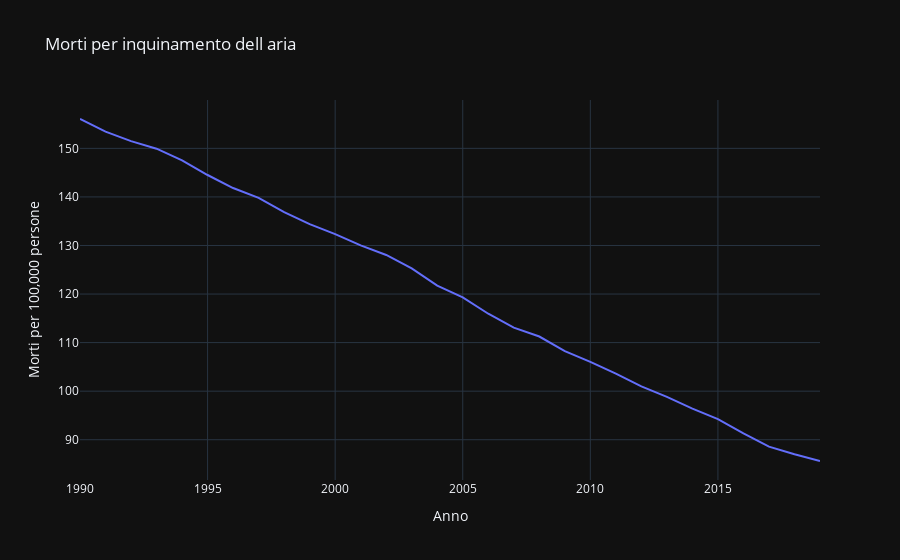

The notebook cell this image was saved under:
### Markdown cell above
Quarto Grafico: Morti per l’inquinamento 

In quest’ultimo grafico possiamo vedere come nonostante sia le temperature sia le emissioni stiano aumentando, il numero di morti per inquinamento nel mondo sta diminuendo. 

Secondo l’organizzazione Clean Air Fund, che si occupa dello studio della qualità dell’aria e della divulgazione di un movimento per la pulizia dell’aria, sembra sia dovuto al fatto che il numero di morti per decenni sia rimasto uguale mentre la popolazione mondiale sia in aumento, e secondo uno studio fatto da The Lancet, le morti si sono dimezzate rispetto al 1990.

### Code cell
#selezionamento dati
morti = morti_inquinamento[morti_inquinamento['Entity']=='World']

#drop colonne non necessarie
morti = morti.drop(columns=['Code'])

#creazione grafico
fig = px.line(morti, x='Year',y='Deaths that are from all causes attributed to air pollution per 100,000 people, in both sexes aged age-standardized', title='Morti per inquinamento dell aria')

#personalizazzione
fig.update_traces(mode='lines', hovertemplate='%{y:.2f}')
fig.update_layout(hovermode="x unified", 
                  xaxis_title="Anno",
                  yaxis_title="Morti per 100,000 persone",
                  )

fig.show()

### Figure 1 — Plotly figure (JSON) as saved in the notebook; plotly's stock layout.template omitted (floating-point values rounded to 4 significant figures)
{"data": [{"hovertemplate": "%{y:.2f}", "legendgroup": "", "line": {"color": "#636efa", "dash": "solid"}, "marker": {"symbol": "circle"}, "mode": "lines", "name": "", "orientation": "v", "showlegend": false, "x": [1990, 1991, 1992, 1993, 1994, 1995, 1996, 1997, 1998, 1999, 2000, 2001, 2002, 2003, 2004, 2005, 2006, 2007, 2008, 2009, 2010, 2011, 2012, 2013, 2014, 2015, 2016, 2017, 2018, 2019], "xaxis": "x", "y": [156.0, 153.5, 151.5, 149.9, 147.5, 144.5, 141.8, 139.8, 136.9, 134.4, 132.3, 130.0, 128.0, 125.3, 121.7, 119.3, 115.9, 113.1, 111.3, 108.2, 106.0, 103.6, 101.0, 98.84, 96.4, 94.26, 91.32, 88.56, 87.0, 85.62], "yaxis": "y", "type": "scatter"}], "layout": {"xaxis": {"anchor": "y", "domain": [0.0, 1.0], "title": {"text": "Anno"}}, "yaxis": {"anchor": "x", "domain": [0.0, 1.0], "title": {"text": "Morti per 100,000 persone"}}, "legend": {"tracegroupgap": 0}, "title": {"text": "Morti per inquinamento dell aria"}, "hovermode": "x unified"}}
